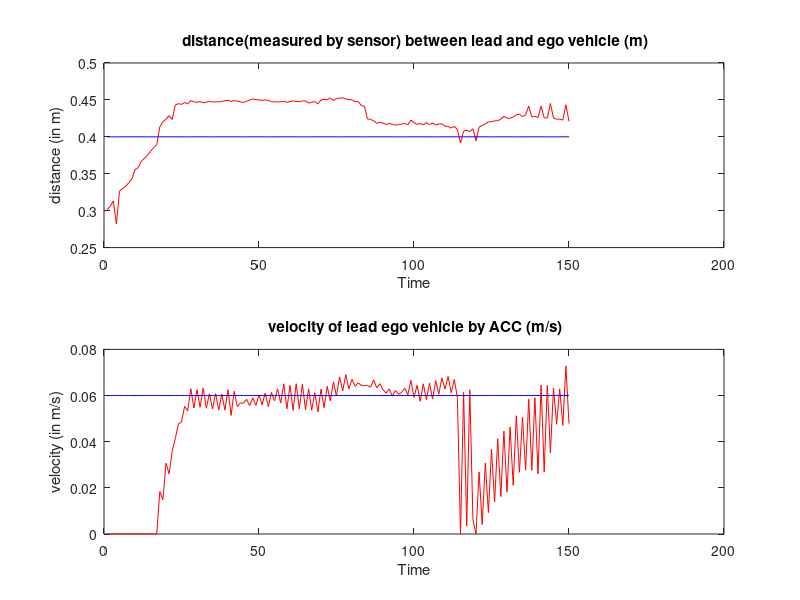

Recreate this plot in MATLAB.
clear all, close all, clc

const_dist = 0.4;
%% loading data for constant velocity 0.07 m/s with frame rate =16

ego_bot_vel_pt07_load = load('V_x_relsave_plot.mat');
ego_bot_vel_pt07 = ego_bot_vel_pt07_load.V_x_rel_save;
ego_bot_dist_pt07_load = load('x_relsave_plot.mat');
ego_bot_dist_pt07 = ego_bot_dist_pt07_load.x_rel_save;

%error_dist_pt07 = ego_bot_dist_pt07 - const_dist;

%%% plotting the data for constant velocity 0.07m/s %%%
indx_pt07 = 1:length(ego_bot_vel_pt07);
%zero_dist_plot = zeros(length(ego_bot_vel_pt07),1);
const_dist_plot = const_dist*ones(length(ego_bot_vel_pt07),1);
const_vel_plot = 0.06*ones(length(ego_bot_vel_pt07),1);

figure(1)

% ax(1) = subplot(2,1,1);
% plot(indx_pt07, error_dist_pt07, 'r', indx_pt07, zero_dist_plot, 'b')
% xlabel('Time')
% ylabel('Error (in m)')
% title('Error to maintain the distance between lead and ego vehicle (m)')
hold on
ax(1) = subplot(2,1,1);
plot(indx_pt07(1:150), ego_bot_dist_pt07(1:150), 'r', indx_pt07(1:150), const_dist_plot(1:150), 'b')
xlabel('Time')
ylabel('distance (in m)')
title(' distance(measured by sensor) between lead and ego vehicle (m)')
ax(2) = subplot(2,1,2);
plot(indx_pt07(1:150), ego_bot_vel_pt07(1:150), 'r', indx_pt07(1:150), const_vel_plot(1:150), 'b')
xlabel('Time')
ylabel('velocity (in m/s)')
title(' velocity of lead ego vehicle by ACC (m/s)')
hold off
